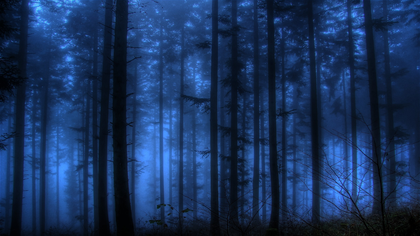
%> input picture backup/Documents/MATLAB/Histogramas/forest.png, 420 x 236 px, shrunk from 1366 x 768 before the run
$ octave histograma.m   (GNU Octave 9; MATLAB toolbox functions it lacks are replaced by stand-ins)
%> lines starting %> are read from the running program, lines starting %| are printed output that depends on the picture
%> further down, A is the input picture: size 236x420x3 uint8; mean R, G, B 24.7, 50.5, 92.7
### backup/Documents/MATLAB/Histogramas/rgbGray.m
function [I] = rgbGray(A)
  I = A;
  [M N P] = size(I)
%> M = 236; N = 420; P = 3
  for i=1:M
    for j=1:N
      x=(I(i,j)*0.299+I(i,j)*0.587+I(i,j)*0.114);
      I(i,j,1)=x;
      I(i,j,2)=x;
      I(i,j,3)=x;
    end
  end
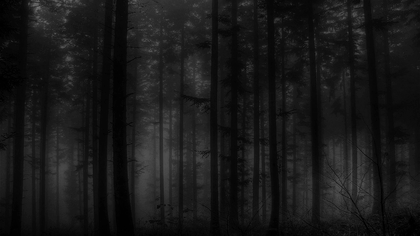
%> I: size 236x420x3 uint8; min 0, max 115, mean 24.7
end

### backup/Documents/MATLAB/Histogramas/histograma.m
% Limpiar valores
clear all; clc;
% Imagen normal
A = imread("forest.png");
%Escala de grises
subplot(2,3,1)
I = rgbGray(A);
imshow(I);
title('Escala grises')
% -------------------------------------------------------------
% Guardado de imagenes
E = I;
C = I;
[M N P]=size(I);
%> M = 236; N = 420; P = 3
% -------------------------------------------------------------
% Histograma simple
pixmax = 256;
tam = zeros(pixmax,1);
for x=1:M
  for y=1:N
    xy=I(x,y);
    for val=1:pixmax
      if xy==val
        tam(val)=tam(val)+1;
      end
    end
  end
end
%> after the loop, tam = 256 values, max 5754 at index 20, min 0 at index 4, mean 386.5
subplot(2,3,4)
plot(tam)
title('Histograma simple')
% -------------------------------------------------------------
% Histograma acumulado
VI = [1:256];
Vo=0;
for ru=1:256
  H(ru)=Vo+tam(ru);
  Vo=H(ru);
end
%> this loop made 256 passes
%> Vo on passes 1 to 3: 624, 1224, 3064
%> after the loop, H = 256 values from 624 to 98956
subplot(2,3,5)
plot(H)
title('Histograma Acumulado')
% [13 lines of commented-out code are left out]
total = (M*N);
%> total = 99120
escalado = zeros(pixmax,1);
for i=1:256
  freq(i) = tam(i) / total;
end
%> after the loop, freq = 256 values, max 0.0581 at index 20, min 0 at index 4, mean 0.0039
for i=2:256
  freq(i) = freq(i) + freq(i - 1);
  escalado(i) = round(255 * freq(i));
end
%> after the loop, escalado = 256 values from 0 to 255; freq = 256 values from 0.0063 to 0.998
for rx=1:M
  for ry=1:N
    temp = I(rx, ry) + 1;
    E(rx, ry, 1) = escalado(temp);
    E(rx, ry, 2) = escalado(temp);
    E(rx, ry, 3) = escalado(temp);
  end
end
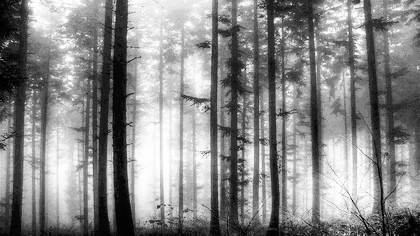
%> E: size 236x420x3 uint8; min 0, max 255, mean 135.6
hl = zeros(pixmax,1);
for cx=1:M
  for cy=1:N
    temp = E(cx, cy) + 1;
    hl(temp) = hl(temp) + 1;
  end
end
%> after the loop, hl = 256 values, max 8875 at index 127, min 0 at index 2, mean 387.2
Vo=0;
for ru=1:256
  N(ru)=Vo+hl(ru);
  Vo=N(ru);
end
%> this loop made 256 passes
%> Vo on passes 1 to 3: 164, 164, 164
%> after the loop, N = 256 values from 164 to 99120
subplot(2,3,6)
plot(hl)
title('Histograma lineal')
subplot(2,3,2)
plot(N)
title('Histograma lineal acumulado')
% -------------------------------------------------------------
subplot(2,3,3)
imshow(E)
title('Imagen ecualizada')
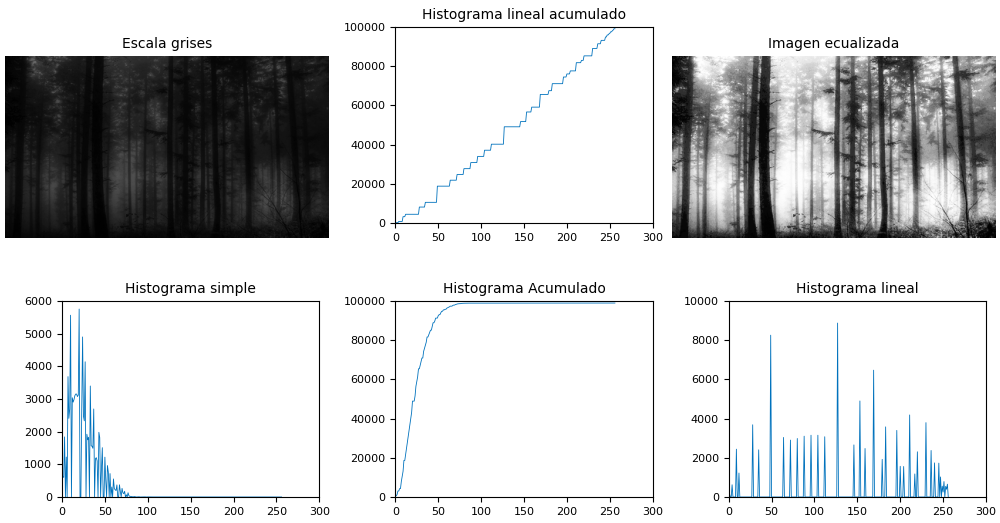
%> figure redrawn from the program's plot data, 6 panels

$ run again, with backup/Documents/MATLAB/Histogramas/wallp.png copied over backup/Documents/MATLAB/Histogramas/forest.png
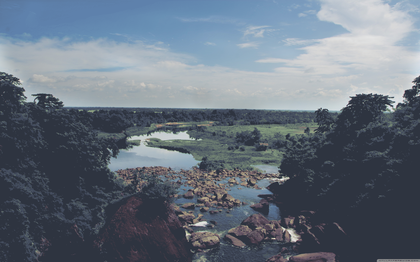
%> input picture backup/Documents/MATLAB/Histogramas/wallp.png, 420 x 262 px, shrunk from 3840 x 2400 before the run
%> A is the input picture: size 262x420x3 uint8; mean R, G, B 102.2, 112.9, 125.5
%> after the loop in rgbGray, `for i=1:M`:
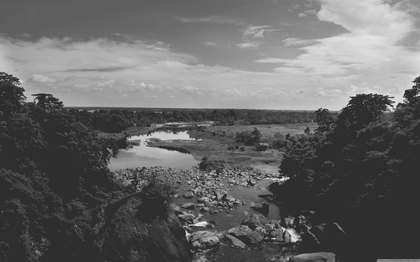
%> I: size 262x420x3 uint8; min 25, max 248, mean 102.2
%> after the loop `for x=1:M`: tam = 256 values, max 23023 at index 46, min 0 at index 1, mean 429.8
%> the loop `for ru=1:256` made 256 passes
%> Vo on passes 1 to 3: 0, 0, 0
%> after the loop `for ru=1:256`: H = 256 values from 0 to 110040
%> after the loop `for i=1:256`: freq = 256 values, max 0.209 at index 46, min 0 at index 1, mean 0.00391
%> after the loop `for i=2:256`: escalado = 256 values from 0 to 255; freq = 256 values from 0 to 1
%> after the loop `for rx=1:M`:
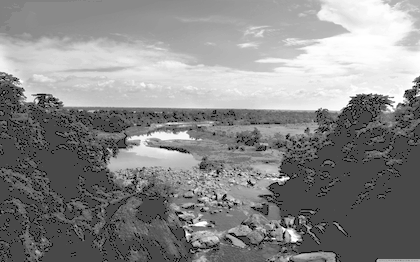
%> E: size 262x420x3 uint8; min 0, max 255, mean 136.5
%> after the loop `for cx=1:M`: hl = 256 values, max 26436 at index 73, min 0 at index 3, mean 429.8
%> the loop `for ru=1:256` made 256 passes
%> Vo on passes 1 to 3: 106, 300, 300
%> after the loop `for ru=1:256`: N = 256 values from 106 to 110040
